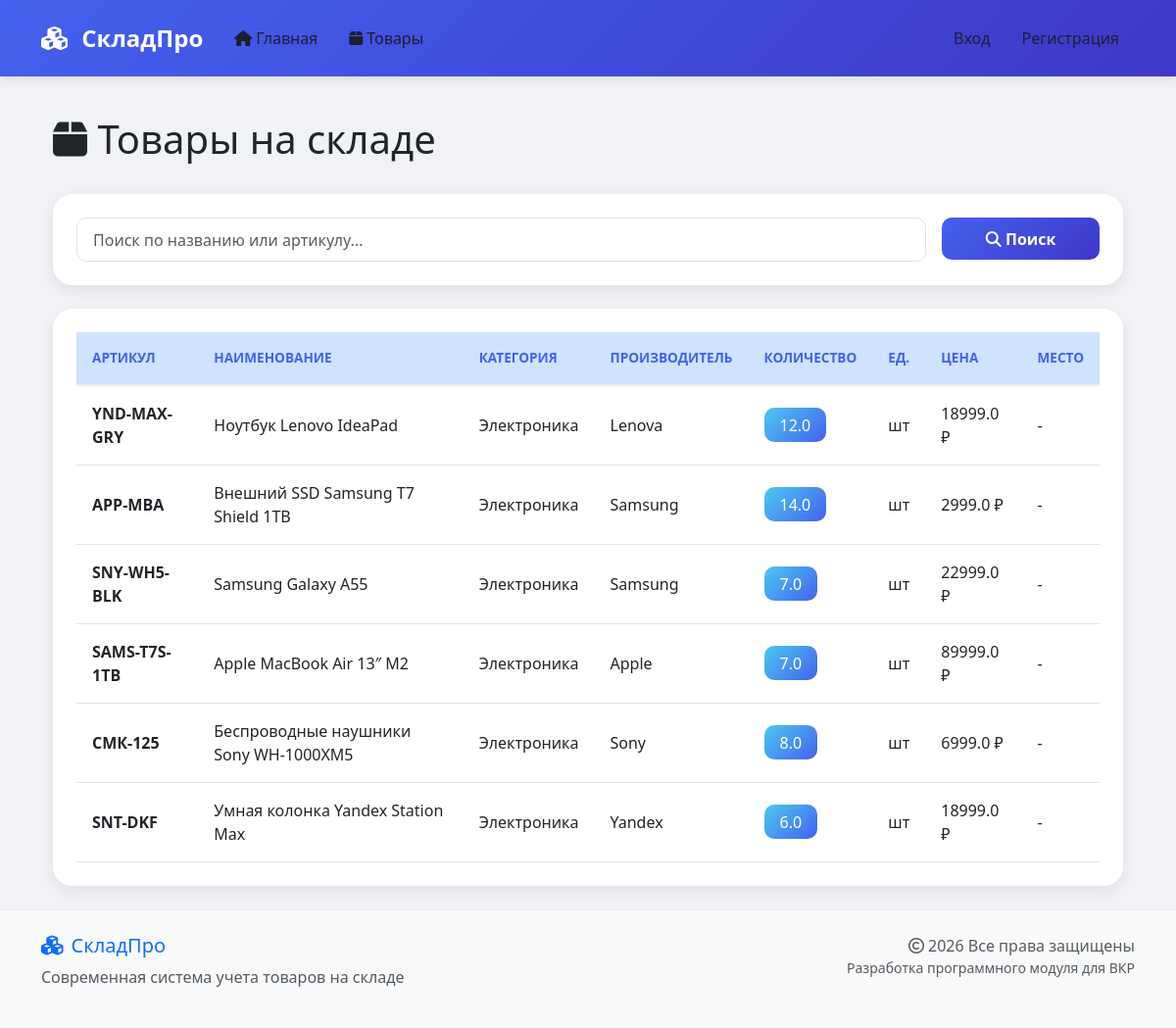
Page /products on the committed database.
### app/models.py (models this page shows, shortened)
class Product(db.Model):
    id = db.Column(db.Integer, primary_key=True)
    name = db.Column(db.String(100), nullable=False)
    article = db.Column(db.String(50), unique=True)
    quantity = db.Column(db.Float, default=0)
    price = db.Column(db.Float, nullable=False)
    category = db.Column(db.String(50))
    unit = db.Column(db.String(10), default='шт')
    manufacturer = db.Column(db.String(100))
    min_stock = db.Column(db.Float, default=5)
    location = db.Column(db.String(50))
    movements = db.relationship('Movement', backref='product', lazy=True)

### app/routes.py (the view)
@bp.route('/products')
def products():
    search_query = request.args.get('search', '')
    if search_query:
        products = Product.query.filter(
            (Product.name.contains(search_query)) |
            (Product.article.contains(search_query))
        ).all()
    else:
        products = Product.query.all()
    return render_template('products.html', products=products, search_query=search_query)

### app/templates/products.html (shortened to what this page needs)
{% extends "base.html" %}
{% block content %}
<div class="container">
    <div class="d-flex justify-content-between align-items-center mb-4">
        <h1><i class="fas fa-box"></i> Товары на складе</h1>
    </div>
    <div class="card mb-4">
        <div class="card-body">
            <form action="{{ url_for('routes.products') }}" method="GET" class="row g-3">
                <div class="col-md-10">
                    <input type="text" name="search" class="form-control" value="{{ search_query or '' }}"
                           placeholder="Поиск по названию или артикулу...">
                </div>
                <div class="col-md-2">
                    <button type="submit" class="btn btn-primary w-100">
                        <i class="fas fa-search"></i> Поиск
                    </button>
                </div>
            </form>
        </div>
    </div>
    <div class="card">
        <div class="card-body">
            <div class="table-responsive">
                <table class="table table-hover">
                    <thead class="table-primary">
                        <tr>
                            <th>Артикул</th>
                            <th>Наименование</th>
                            <th>Категория</th>
                            <th>Производитель</th>
                            <th>Количество</th>
                            <th>Ед.</th>
                            <th>Цена</th>
                            <th>Место</th>
                        </tr>
                    </thead>
                    <tbody>
                        {% for product in products %}
                        <tr class="{% if product.quantity <= product.min_stock %}table-warning{% endif %}">
                            <td><strong>{{ product.article or '-' }}</strong></td>
                            <td>{{ product.name }}</td>
                            <td>{{ product.category or '-' }}</td>
                            <td>{{ product.manufacturer or '-' }}</td>
                            <td class="{% if product.quantity <= product.min_stock %}table-warning{% endif %}">
                                <span class="badge {% if product.quantity > product.min_stock %}bg-success{% else %}bg-warning{% endif %} fs-6">
                                    {{ product.quantity }}
                                </span>
                            </td>
                            <td>{{ product.unit }}</td>
                            <td>{{ product.price }} ₽</td>
                            <td>{{ product.location or '-' }}</td>
                        </tr>
                        {% endfor %}
                    </tbody>
                </table>
            </div>
        </div>
    </div>
</div>
{% endblock %}

### app/templates/base.html (shortened to what this page needs)
<!DOCTYPE html>
<html lang="ru">
<head>
    <link href="https://cdn.jsdelivr.net/npm/bootstrap@5.3.0/dist/css/bootstrap.min.css" rel="stylesheet">
    <link rel="stylesheet" href="https://cdnjs.cloudflare.com/ajax/libs/font-awesome/6.4.0/css/all.min.css">
    <link rel="stylesheet" href="https://cdnjs.cloudflare.com/ajax/libs/animate.css/4.1.1/animate.min.css">
    <link rel="stylesheet" href="{{ url_for('static', filename='css/style.css') }}">
</head>
<body>
    <nav class="navbar navbar-expand-lg navbar-dark bg-primary sticky-top">
        <div class="container">
            <a class="navbar-brand" href="{{ url_for('routes.index') }}">
                <i class="fas fa-cubes me-2"></i>
                <span class="fw-bold">СкладПро</span>
            </a>
            <div class="collapse navbar-collapse" id="navbarNav">
                <ul class="navbar-nav me-auto">
                    <li class="nav-item">
                        <a class="nav-link text-white" href="{{ url_for('routes.index') }}">
                            <i class="fas fa-home me-1"></i>Главная
                        </a>
                    </li>
                    <li class="nav-item">
                        <a class="nav-link text-white" href="{{ url_for('routes.products') }}">
                            <i class="fas fa-box me-1"></i>Товары
                        </a>
                    </li>
                </ul>
                <ul class="navbar-nav">
                    {% if current_user.is_authenticated %}
                        <li class="nav-item">
                            <a class="nav-link text-white position-relative" href="{{ url_for('routes.notifications') }}">
                                <i class="fas fa-bell"></i>
                                <span id="notifications-count" class="position-absolute top-0 start-100 translate-middle badge rounded-pill bg-danger" style="font-size: 0.7rem; display: none;">
                                    0
                                </span>
                            </a>
                        </li>
                        <li class="nav-item dropdown">
                            <a class="nav-link dropdown-toggle text-white" href="#" role="button" data-bs-toggle="dropdown">
                                <div class="d-flex align-items-center">
                                    <div class="avatar-circle me-2">
                                        <span class="initial">{{ current_user.username[0]|upper }}</span>
                                    </div>
                                    <span>{{ current_user.username }}</span>
                                </div>
                            </a>
                            <ul class="dropdown-menu dropdown-menu-end">
                                <li><a class="dropdown-item" href="{{ url_for('routes.profile') }}">Профиль</a></li>
                                <li><a class="dropdown-item" href="{{ url_for('routes.my_orders') }}">Мои заказы</a></li>
                                <li><hr class="dropdown-divider"></li>
                                <li><a class="dropdown-item text-danger" href="{{ url_for('routes.logout') }}">Выйти</a></li>
                            </ul>
                        </li>
                    {% else %}
                        <li class="nav-item">
                            <a class="nav-link text-white" href="{{ url_for('routes.login') }}">Вход</a>
                        </li>
                        <li class="nav-item">
                            <a class="nav-link text-white" href="{{ url_for('routes.register') }}">Регистрация</a>
                        </li>
                    {% endif %}
                </ul>
            </div>
        </div>
    </nav>
    <main class="container my-4 animate__animated animate__fadeIn">
        {% block content %}{% endblock %}
    </main>
    <footer class="footer mt-auto py-4 bg-light">
        <div class="container">
            <div class="row">
                <div class="col-md-6">
                    <h5 class="text-primary"><i class="fas fa-cubes me-2"></i>СкладПро</h5>
                    <p class="text-muted">Современная система учета товаров на складе</p>
                </div>
                <div class="col-md-6 text-md-end">
                    <p class="text-muted mb-0">
                        <i class="far fa-copyright me-1"></i>2026 Все права защищены
                    </p>
                    <p class="text-muted small">
                        Разработка программного модуля для ВКР
                    </p>
                </div>
            </div>
        </div>
    </footer>
</body>
</html>

### app/static/css/style.css (style rules this page uses)
* { margin: 0; padding: 0; box-sizing: border-box; }
body { font-family: 'Segoe UI', Tahoma, Geneva, Verdana, sans-serif; background: #f0f2f5; min-height: 100vh; display: flex; flex-direction: column; }
main { flex: 1; }
.navbar { padding: 1rem 0; box-shadow: 0 2px 10px rgba(0,0,0,0.1); }
.navbar-brand { font-size: 1.5rem; font-weight: 700; }
.nav-link { font-weight: 500; padding: 0.5rem 1rem !important; border-radius: 8px; transition: all 0.3s; }
.bg-primary { background: linear-gradient(135deg, #4361ee 0%, #3f37c9 100%) !important; }
.card { border: none; border-radius: 20px; box-shadow: 0 5px 15px rgba(0,0,0,0.08); transition: all 0.3s; overflow: hidden; background: white; }
.card-body { padding: 1.5rem; }
.table { margin-bottom: 0; color: #495057; }
.table thead th { border-top: none; border-bottom: 2px solid #e9ecef; font-weight: 600; text-transform: uppercase; font-size: 0.85rem; color: #4361ee; padding: 1rem; }
.table td { padding: 1rem; vertical-align: middle; }
.btn { padding: 0.6rem 1.2rem; font-weight: 600; border-radius: 10px; transition: all 0.3s; border: none; }
.btn-primary { background: linear-gradient(135deg, #4361ee 0%, #3f37c9 100%); }
.form-control, .form-select { border-radius: 10px; border: 1px solid #dee2e6; padding: 0.6rem 1rem; transition: all 0.3s; }
.badge { padding: 0.6rem 1rem; font-weight: 500; border-radius: 10px; font-size: 0.8rem; }
.badge.bg-success { background: linear-gradient(135deg, #4cc9f0 0%, #4361ee 100%) !important; }
.footer { background: white; border-top: 1px solid #e9ecef; margin-top: auto; padding: 1.5rem 0; }
.text-white { color: #1e1e2f !important; }

### rows in the picture
Product: article "YND-MAX-GRY", name "Ноутбук Lenovo IdeaPad", category "Электроника", manufacturer "Lenova", quantity "12.0", unit "шт", price "18999.0", location "-"
Product: article "APP-MBA", name "Внешний SSD Samsung T7 Shield 1TB", category "Электроника", manufacturer "Samsung", quantity "14.0", unit "шт", price "2999.0", location "-"
Product: article "SNY-WH5-BLK", name "Samsung Galaxy A55", category "Электроника", manufacturer "Samsung", quantity "7.0", unit "шт", price "22999.0", location "-"
Product: article "SAMS-T7S-1TB", name "Apple MacBook Air 13″ M2", category "Электроника", manufacturer "Apple", quantity "7.0", unit "шт", price "89999.0", location "-"
Product: article "СМК-125", name "Беспроводные наушники Sony WH-1000XM5", category "Электроника", manufacturer "Sony", quantity "8.0", unit "шт", price "6999.0", location "-"
Product: article "SNT-DKF", name "Умная колонка Yandex Station Max", category "Электроника", manufacturer "Yandex", quantity "6.0", unit "шт", price "18999.0", location "-"
